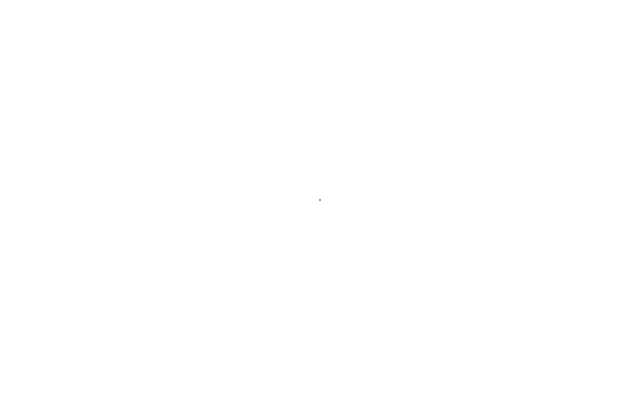
Frame 1 (no input)
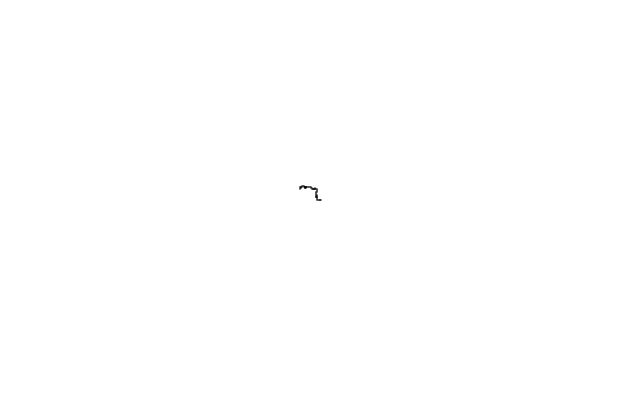
Frame 60 (no input)
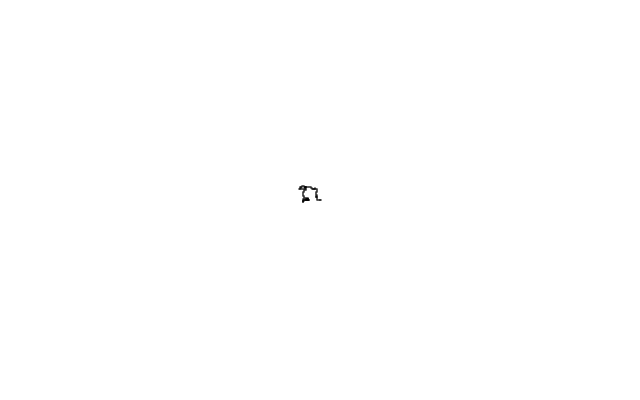
Frame 120 (the mouse pressed at the canvas centre since frame 60)

The p5.js sketch that drew these frames (run headless with seeded random() and noise() and a simulated clock; from frame 60 on, the mouse is pressed at the canvas centre):

// p5.js sketch
// ── sketch.js
/// <reference types="p5/global" />

class Walker {
    constructor() {
        this.x = width / 2;
        this.y = height / 2;
        this.time = 0;
    }

    display() {
        stroke(0);
        strokeWeight(1.5);
        point(this.x, this.y);
    }

    action() {
        const r = random();
        if (r < 0.5) {
            if (r < 0.25) {
                if (this.x < mouseX) {
                    this.x++;
                } else {
                    this.x--;
                }
            } else {
                if (this.y < mouseY) {
                    this.y++;
                } else {
                    this.y--;
                }
            }
        } else {
            const choice = floor(random(4));
            if (choice == 0) {
                this.x++;
            } else if (choice == 1) {
                this.x--;
            } else if (choice == 2) {
                this.y++;
            } else {
                this.y--;
            }
        }
    }
}

let walker;

function setup() {
    createCanvas(640, 400);
    background(255);
    walker = new Walker();
}

function draw() {
    walker.display();
    walker.action();
}   
